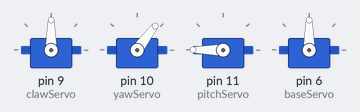
This sketch was run on a simulated Arduino Uno, built with avr-gcc and run on an emulated ATmega328P. Parts: 4 × servo.

Above: at 0.05 s.
At 2.0 s:
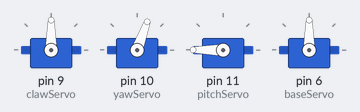
At 3.95 s:
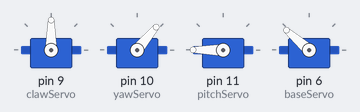
At 7.9 s:
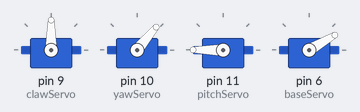
Timing chart, 0 to 10.3 s (numbered marks = the images above):
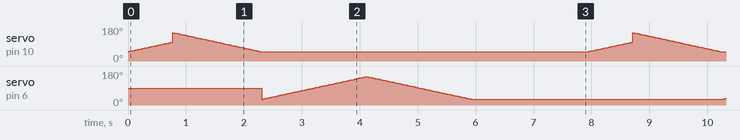

The sketch:

servoClaw.ino
```cpp
#include <Servo.h>

// Create Servo objects for each joint
Servo clawServo;   // Controls the claw open/close
Servo yawServo;    // Rotates the claw around the yaw axis
Servo pitchServo;  // Tilts the claw up and down (pitch)
Servo baseServo;   // Rotates the arm on the ground plane (base)

// Helper function to sweep a servo from a start to an end angle
void sweepServo(Servo &servo, int startAngle, int endAngle, int delayTime) {
  if (startAngle < endAngle) {
    for (int pos = startAngle; pos <= endAngle; pos++) {
      servo.write(pos);
      delay(delayTime);
    }
  } else {
    for (int pos = startAngle; pos >= endAngle; pos--) {
      servo.write(pos);
      delay(delayTime);
    }
  }
}

void setup() {
  // Attach each servo to its respective pin
  clawServo.attach(9);    // Change pin numbers as needed
  yawServo.attach(10);
  pitchServo.attach(11);
  baseServo.attach(6);

  Serial.begin(9600);
}

void loop() {
  // // Example demonstration sequence:

  // // 1. Rotate the base servo (arm rotates on the ground)
  // sweepServo(baseServo, 0, 180, 15);
  // sweepServo(baseServo, 180, 0, 15);

  // // 2. Tilt the pitch servo (claw up and down)
  // sweepServo(pitchServo, 20, 100, 10);
  // sweepServo(pitchServo, 100, 20, 10);

  // // 3. Rotate the yaw servo (rotate the claw about its axis)
  // sweepServo(yawServo, 0, 180, 15);
  // sweepServo(yawServo, 180, 0, 15);

  // // 4. Operate the claw servo (open and close)
  // // Here, 0 may represent a closed claw and 90 an open claw (adjust as needed)
  // clawServo.write(0);
  // delay(2500);
  // clawServo.write(180);
  // delay(2500);
  // baseServo.write(0);
  // delay(1000);
  // baseServo.write(180);
  pitchServo.write(180);
  sweepServo(yawServo, 50, 100, 15);
  sweepServo(yawServo, 150, 50, 15);
  sweepServo(baseServo, 30, 150, 15);
  sweepServo(baseServo, 150, 30, 15);
  delay(2000);

}
```
